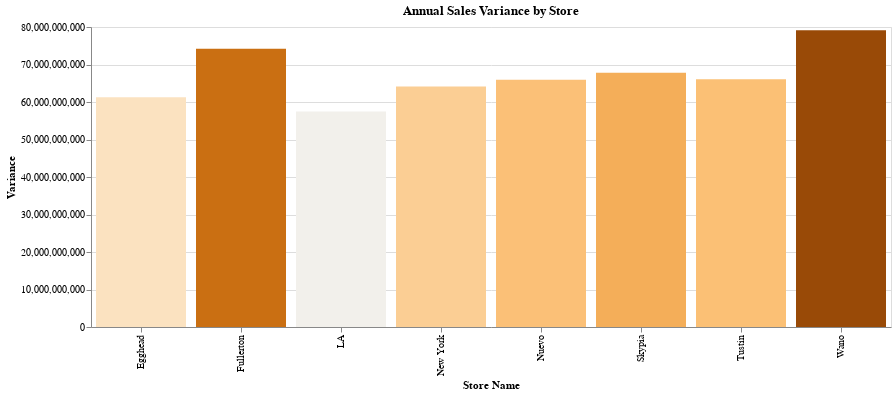

The notebook cell this image was saved under:
### Code cell
import pandas as pd
import random
from datetime import datetime, timedelta
import altair as alt

"""
This script simulates weekly sales data for various stores over a year, calculates the variance of the weekly sales
totals for each store, and visualizes the variance using Altair. The results are stored in a DataFrame and visualized
as a histogram.
"""

class SalesDataGenerator:
    """
    This class generates weekly sales data for a list of stores over the course of a year.
    """
    def __init__(self, cities, start_date, end_date):
        self.cities = cities
        self.start_date = start_date
        self.end_date = end_date
        self.all_stores_all_weekly_sales = []

    def generate_sales_data(self):
        """
        Generates weekly sales data for each store and stores it in a DataFrame.
        """
        current_date = self.start_date
        while current_date <= self.end_date:
            weekly_totals_per_store = []  # Initialize per-week data
            week_name = current_date.strftime('%B-%d-%Y')
            current_date += timedelta(days=7)  # Move to the next week

            # Create dictionaries for each city
            for city in self.cities:
                store_name = city
                weekly_sales_total = random.randint(100000, 1000000)
                store_dict = {'KBP': store_name, 'weekly_sales_total': weekly_sales_total, 'week': week_name}
                weekly_totals_per_store.append(store_dict)

            # Append weekly data to the master list
            self.all_stores_all_weekly_sales.extend(weekly_totals_per_store)

        return pd.DataFrame(self.all_stores_all_weekly_sales)

class SalesVarianceAnalyzer:
    """
    This class calculates the variance of weekly sales totals for each store and visualizes the variance.
    """
    def __init__(self, sales_data):
        self.sales_data = sales_data

    def calculate_variance(self):
        """
        Calculates the variance of weekly sales totals for each store.
        """
        return self.sales_data.groupby('KBP')['weekly_sales_total'].var().rename("variance").reset_index()

    def plot_variance(self, variance_data):
        """
        Plots the variance data using Altair.
        """
        # Define the color scale with a midpoint
        color_scale = alt.Scale(scheme='blueorange', domainMid=0)

        # Create the histogram
        histogram = alt.Chart(variance_data).mark_bar().encode(
            x=alt.X('KBP:N', title='Store Name'),
            y=alt.Y('variance:Q', title='Variance'),
            color=alt.Color('variance:Q', scale=color_scale, legend=None),
            tooltip=['KBP:N', 'variance:Q']
        ).properties(
            width=800,
            title='Annual Sales Variance by Store'
        )

        return histogram

# List of cities
cities = ['Nuevo', 'Tustin', 'LA', 'Fullerton', 'New York', 'Egghead', 'Skypia', 'Wano']

# Generate weekly sales data for each week in 2024
start_date = datetime(2024, 1, 1)
end_date = datetime(2024, 12, 31)

# Create SalesDataGenerator instance and generate sales data
data_generator = SalesDataGenerator(cities, start_date, end_date)
sales_data = data_generator.generate_sales_data()

# Create SalesVarianceAnalyzer instance, calculate variance, and plot variance
variance_analyzer = SalesVarianceAnalyzer(sales_data)
variance_data = variance_analyzer.calculate_variance()
variance_histogram = variance_analyzer.plot_variance(variance_data)

# Display the histogram
variance_histogram.display()

### Figure 1 — Vega-Lite specification as saved in the notebook (floating-point values rounded to 4 significant figures)
{"config": {"view": {"continuousWidth": 400, "continuousHeight": 300}}, "data": {"name": "data-ce0486b0779f0875df019a756b4ca127"}, "mark": "bar", "encoding": {"color": {"field": "variance", "legend": null, "scale": {"domainMid": 0, "scheme": "blueorange"}, "type": "quantitative"}, "tooltip": [{"field": "KBP", "type": "nominal"}, {"field": "variance", "type": "quantitative"}], "x": {"field": "KBP", "title": "Store Name", "type": "nominal"}, "y": {"field": "variance", "title": "Variance", "type": "quantitative"}}, "title": "Annual Sales Variance by Store", "width": 800, "$schema": "https://vega.github.io/schema/vega-lite/v4.17.0.json", "datasets": {"data-ce0486b0779f0875df019a756b4ca127": [{"KBP": "Egghead", "variance": 61260000000.0}, {"KBP": "Fullerton", "variance": 74220000000.0}, {"KBP": "LA", "variance": 57480000000.0}, {"KBP": "New York", "variance": 64140000000.0}, {"KBP": "Nuevo", "variance": 65960000000.0}, {"KBP": "Skypia", "variance": 67830000000.0}, {"KBP": "Tustin", "variance": 66070000000.0}, {"KBP": "Wano", "variance": 79140000000.0}]}}
